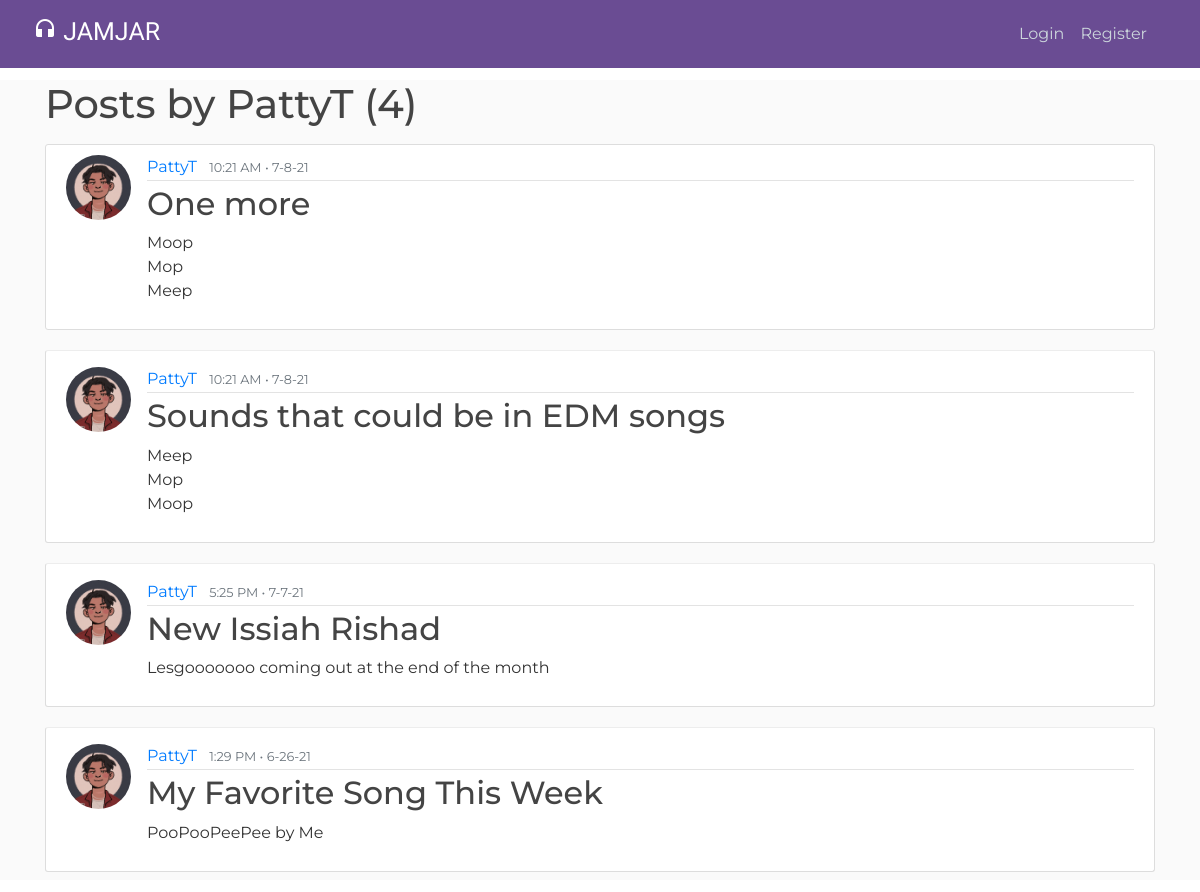
Before: /user/PattyT/ with the older database file.
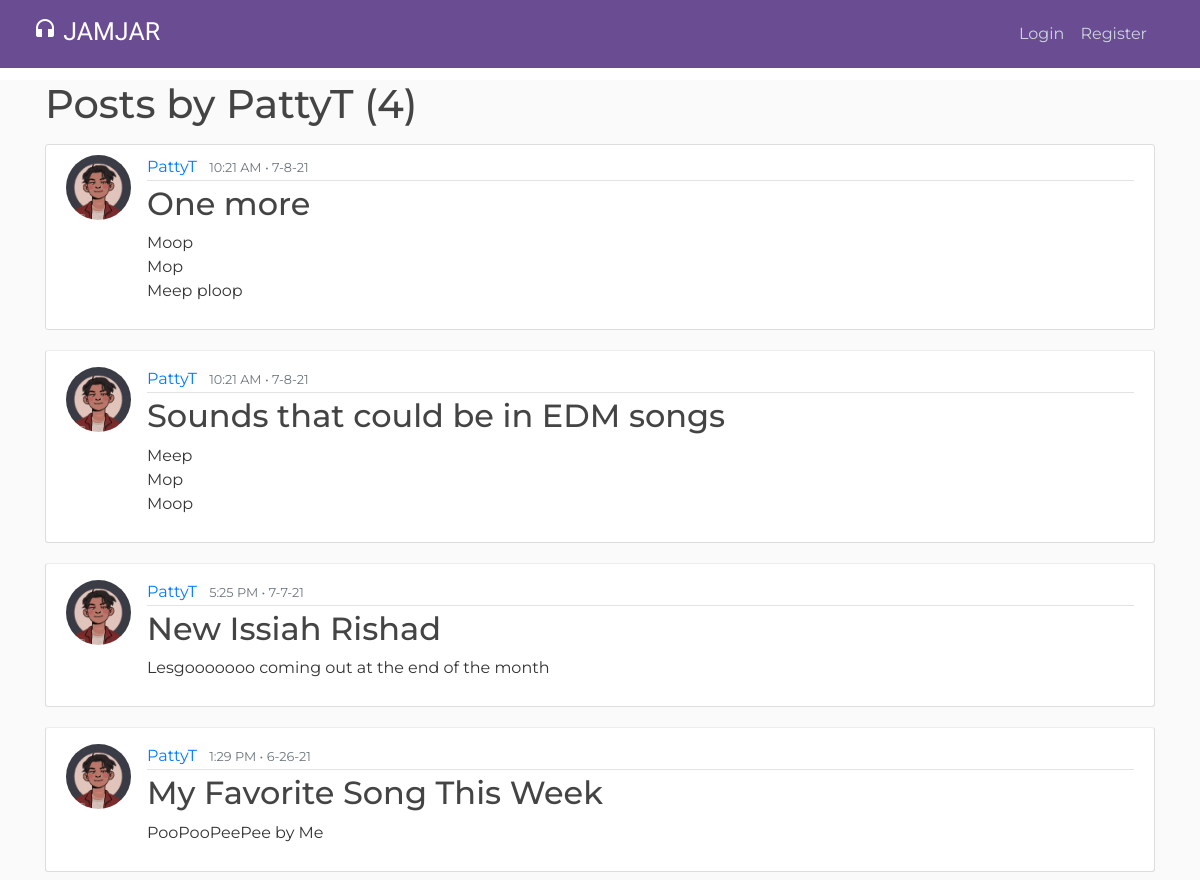
After: the same page with the newer database file.
### blog/models.py (models this page shows, shortened)
class Post(models.Model):
    title = models.CharField(max_length = 100)
    content = models.TextField()
    date_posted = models.DateTimeField(default=timezone.now)
    author = models.ForeignKey(User, on_delete = models.CASCADE)
    likes = models.IntegerField(default=0)

### users/models.py (models this page shows, shortened)
class Profile(models.Model):
    user = models.OneToOneField(User, on_delete=models.CASCADE)
    image = models.ImageField(default='default.jpg', upload_to='profile_pics')
    location = models.CharField(max_length=50, null=True, blank=True)
    bio = models.TextField(max_length=150, null=True, blank=True)

### blog/views.py (the view)
# urls.py: path('user/<str:username>/', UserListView.as_view(), name = 'user-posts'),
class UserListView(ListView):
    model = Post
    template_name = 'blog/user_posts.html'
    context_object_name = 'posts'
    paginate_by = 5
    def get_queryset(self):
        user = get_object_or_404(User, username=self.kwargs.get('username'))
        return Post.objects.filter(author=user).order_by('-date_posted')

### blog/templates/blog/user_posts.html (shortened to what this page needs)
{% extends "blog/base.html" %}
{% block content %}
    <h1 class = "mb-3">Posts by {{ view.kwargs.username }} ({{ page_obj.paginator.count }})</h1>
    {% for post in posts %}
        <article class="media content-section">
            <img class = "rounded-circle article-img" src = "{{ post.author.profile.image.url }}">
            <div class="media-body">
                <div class="article-metadata">
                    <a class="mr-2" href="{% url 'user-posts' post.author.username %}">{{ post.author }}</a>
                    <small class="text-muted">{{ post.date_posted|date:"g:i A • n-j-y" }}</small>
                </div>
                <h2><a class="article-title" href="{% url 'post-detail' post.id %}">{{ post.title }}</a></h2>
                <p class="article-content">{{ post.content }}</p>
            </div>
        </article>
    {% endfor %}
{% endblock content %}

Changed rows visible on the page:
changed Post "One more": content "Moop Mop Meep" → "Moop Mop Meep ploop"
